Frame 1 (no input): blank canvas, image omitted
Frame 60 (the mouse pressed at the canvas centre just before this capture): blank canvas, image omitted
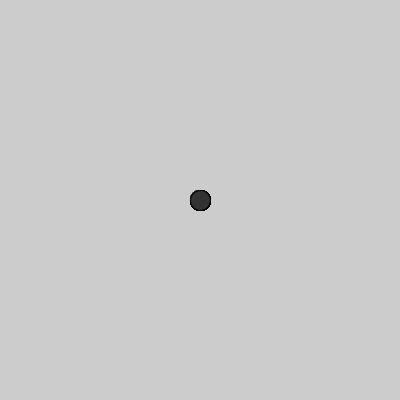
Frame 120 (the mouse held since frame 60 and released just before this capture)

The Processing sketch whose frames 1 and 60 were blank and that drew this single picture after the mouse press (run headless with seeded random() and noise(); from frame 60 on, the mouse is pressed at the canvas centre):

// Processing sketch: MousePosition
// ── MousePosition.pde
boolean newCircle = false;

void setup()
{
  size(400,400);
  fill(50);
  
}

//mouse draws from top left
void draw()
{
  println(String.format("x: %s, y: %s", mouseX, mouseY));
  
  if(mousePressed && newCircle == false)
    ellipse(mouseX, mouseY, 20, 20);
    
  if(mousePressed && newCircle == true)
  {
    fill(50);
     ellipse(mouseX, mouseY, 20, 20);
  }
}
